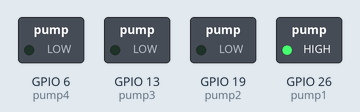
The program below on a simulated Raspberry Pi (BCM pin numbers). On the bench: switched loads named in the program (green lamp = pin HIGH).

Above: at 0.5 s.
At 2.5 s:
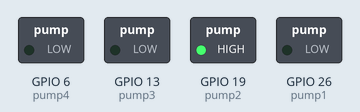
At 4.5 s:
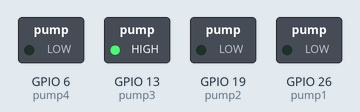
At 6.5 s:
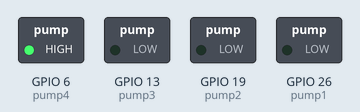
At 9.5 s:
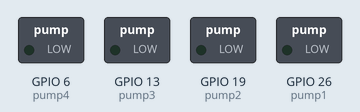
Timing chart, 0 to 10.4 s (numbered marks = the images above):
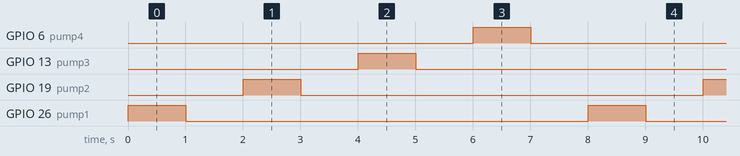

Measured:
- by itself, GPIO 6 (pump4), GPIO 13 (pump3), GPIO 19 (pump2), GPIO 26 (pump1): alternates HIGH for 1.0 s and LOW for 7.0 s
- by itself, everything shown: repeats every 8.0 s, in 8 steps

The program:

pool_mgr.py
```python
#! env python

from gpiozero import LED
from time import sleep

# configuration of the pi
#  The relay hat uses GPIO pins 26, 19, 13, and 6 to control four relays.
pump1 = LED(26)
pump2 = LED(19)
pump3 = LED(13)
pump4 = LED(6)

while True:
    pump1.on()
    sleep(1)
    pump1.off()
    sleep(1)

    pump2.on()
    sleep(1)
    pump2.off()
    sleep(1)

    pump3.on()
    sleep(1)
    pump3.off()
    sleep(1)

    pump4.on()
    sleep(1)
    pump4.off()
    sleep(1)
```
